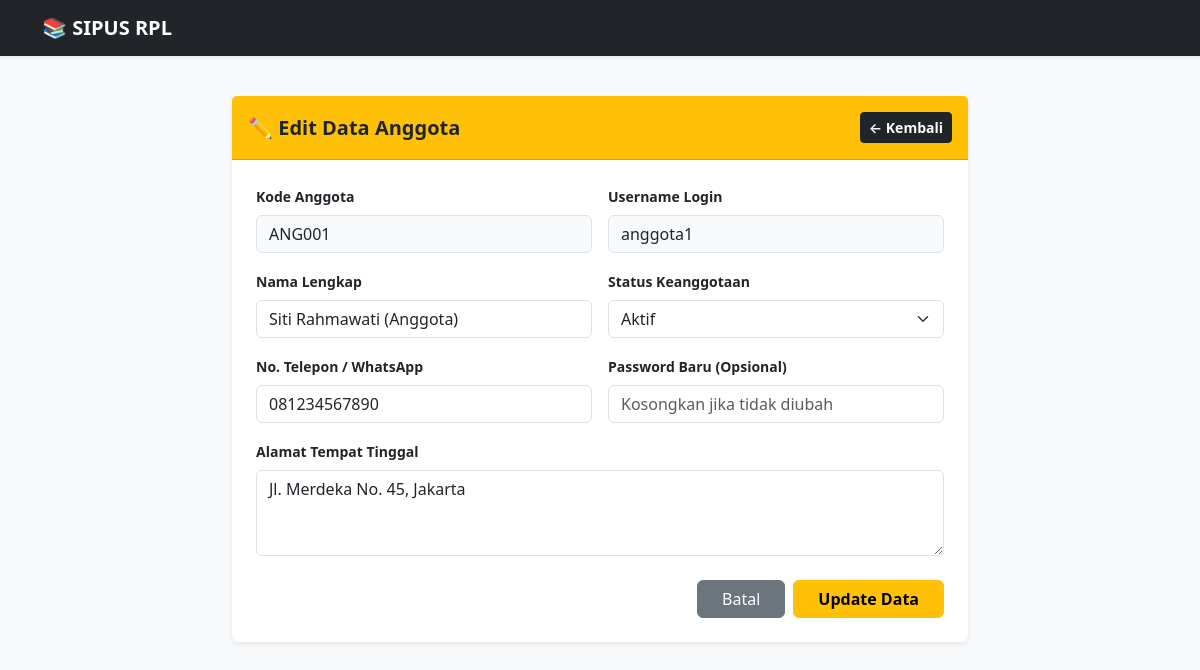
Page /anggota/edit.php?id=1 (signed in) on the committed database.
### tables this page shows
CREATE TABLE IF NOT EXISTS `members` (
    `id` INT AUTO_INCREMENT PRIMARY KEY,
    `user_id` INT NOT NULL UNIQUE,
    `member_code` VARCHAR(20) NOT NULL UNIQUE,
    `phone` VARCHAR(20),
    `address` TEXT,
    `status` ENUM('aktif', 'nonaktif') NOT NULL DEFAULT 'aktif',
    `created_at` DATETIME DEFAULT CURRENT_TIMESTAMP,
    CONSTRAINT `fk_members_user` FOREIGN KEY (`user_id`) REFERENCES `users`(`id`) ON DELETE CASCADE
);

CREATE TABLE IF NOT EXISTS `users` (
    `id` INT AUTO_INCREMENT PRIMARY KEY,
    `username` VARCHAR(50) NOT NULL UNIQUE,
    `password` VARCHAR(255) NOT NULL,
    `full_name` VARCHAR(100) NOT NULL,
    `role` ENUM('admin', 'pustakawan', 'anggota') NOT NULL,
    `created_at` DATETIME DEFAULT CURRENT_TIMESTAMP
);

### anggota/edit.php (the view, shortened to what this page needs)
<?php
require_once '../config/koneksi.php';
$id = isset($_GET['id']) ? (int)$_GET['id'] : 0;
$sql_get = "SELECT m.*, u.full_name, u.username, u.id as uid
            FROM members m
            JOIN users u ON m.user_id = u.id
            WHERE m.id = ? LIMIT 1";
$stmt_get = mysqli_prepare($koneksi, $sql_get);
mysqli_stmt_bind_param($stmt_get, "i", $id);
mysqli_stmt_execute($stmt_get);
$result = mysqli_stmt_get_result($stmt_get);
$member = mysqli_fetch_assoc($result);
?>
<!DOCTYPE html>
<html lang="id">
<head>
    <link href="https://cdn.jsdelivr.net/npm/bootstrap@5.3.2/dist/css/bootstrap.min.css" rel="stylesheet">
</head>
<body class="bg-light">
    <nav class="navbar navbar-expand-lg navbar-dark bg-dark shadow-sm mb-4">
        <div class="container">
            <a class="navbar-brand fw-bold" href="../dashboard_admin.php">📚 SIPUS RPL</a>
        </div>
    </nav>
    <div class="container py-3">
        <div class="row justify-content-center">
            <div class="col-md-8">
                <div class="card shadow-sm border-0">
                    <div class="card-header bg-warning text-dark d-flex justify-content-between align-items-center py-3">
                        <h5 class="mb-0 fw-bold">✏️ Edit Data Anggota</h5>
                        <a href="index.php" class="btn btn-dark btn-sm fw-semibold">&larr; Kembali</a>
                    </div>
                    <div class="card-body p-4">
                        <form action="edit.php?id=<?= $id; ?>" method="POST">
                            <div class="row g-3">
                                <div class="col-md-6">
                                    <label class="form-label fw-bold small">Kode Anggota</label>
                                    <input type="text" class="form-control bg-light" value="<?= htmlspecialchars($member['member_code']); ?>" disabled>
                                </div>
                                <div class="col-md-6">
                                    <label class="form-label fw-bold small">Username Login</label>
                                    <input type="text" class="form-control bg-light" value="<?= htmlspecialchars($member['username']); ?>" disabled>
                                </div>
                                <div class="col-md-6">
                                    <label class="form-label fw-bold small">Nama Lengkap</label>
                                    <input type="text" name="full_name" class="form-control" value="<?= htmlspecialchars($member['full_name']); ?>" required>
                                </div>
                                <div class="col-md-6">
                                    <label class="form-label fw-bold small">Status Keanggotaan</label>
                                    <select name="status" class="form-select" required>
                                        <option value="aktif" <?= $member['status'] === 'aktif' ? 'selected' : ''; ?>>Aktif</option>
                                    </select>
                                </div>
                                <div class="col-md-6">
                                    <label class="form-label fw-bold small">No. Telepon / WhatsApp</label>
                                    <input type="text" name="phone" class="form-control" value="<?= htmlspecialchars($member['phone']); ?>">
                                </div>
                                <div class="col-md-6">
                                    <label class="form-label fw-bold small">Password Baru (Opsional)</label>
                                    <input type="password" name="password" class="form-control" placeholder="Kosongkan jika tidak diubah">
                                </div>
                                <div class="col-md-12">
                                    <label class="form-label fw-bold small">Alamat Tempat Tinggal</label>
                                    <textarea name="address" class="form-control" rows="3"><?= htmlspecialchars($member['address']); ?></textarea>
                                </div>
                                <div class="col-md-12 mt-4 d-flex justify-content-end gap-2">
                                    <a href="index.php" class="btn btn-secondary px-4">Batal</a>
                                    <button type="submit" class="btn btn-warning px-4 fw-bold">Update Data</button>
                                </div>
                            </div>
                        </form>
                    </div>
                </div>
            </div>
        </div>
    </div>
</body>
</html>

### rows in the picture
members: member_code "ANG001", user.username "anggota1", full_name "Siti Rahmawati (Anggota)", status "Aktif", phone "081234567890", address "Jl. Merdeka No. 45, Jakarta"
